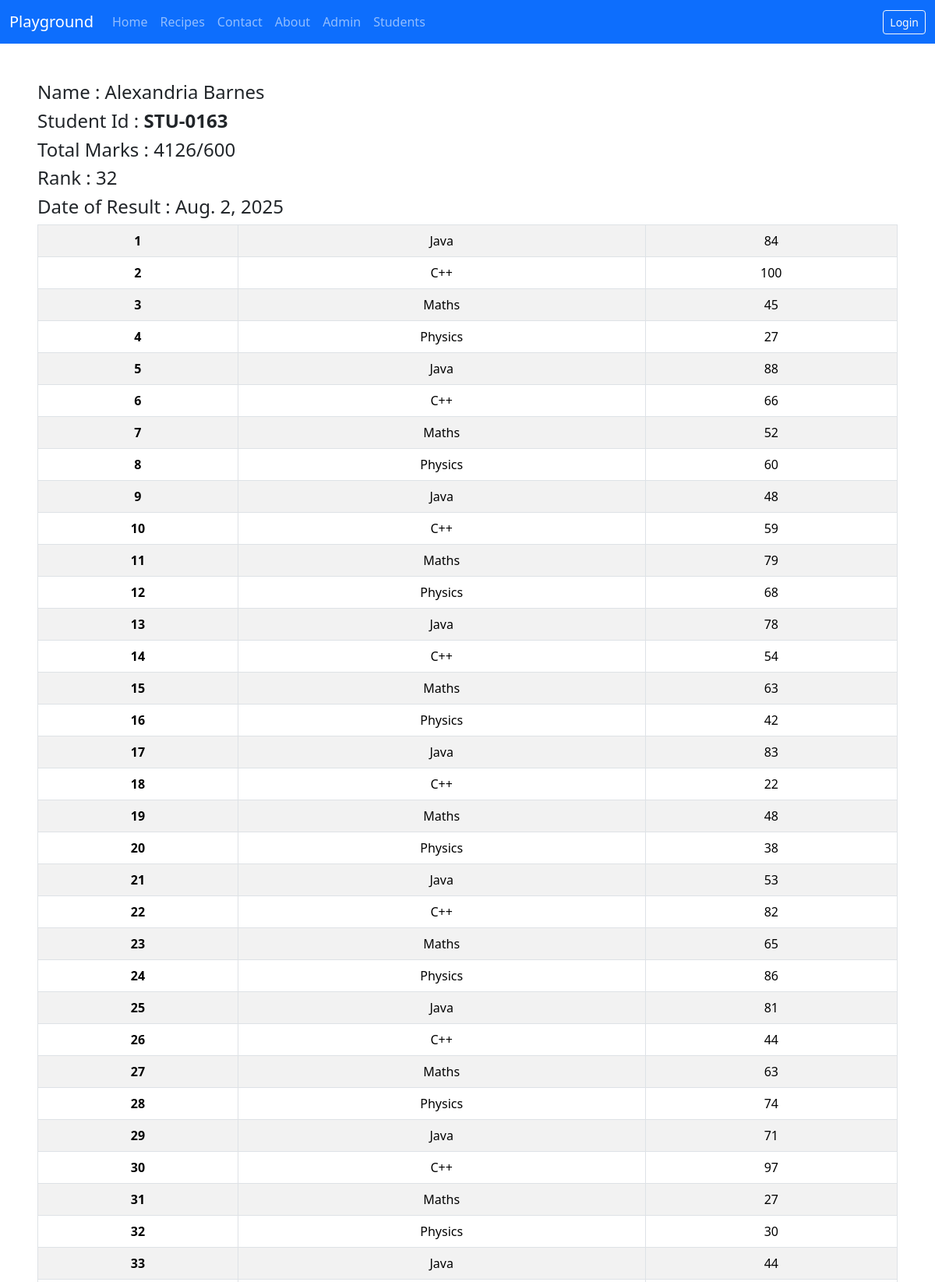
Screenshot of /marks/1 (upper part) with the database file from the repository.
### vege/models.py (models this page shows, shortened)
class SubjectMarks(models.Model):
    student = models.ForeignKey(Student, related_name="studentmarks", on_delete=models.CASCADE)
    subject = models.ForeignKey(Subject, on_delete=models.CASCADE)
    marks = models.IntegerField()
    class Meta:
        unique_together = ['student', 'subject']

class Student(models.Model):
    department = models.ForeignKey(Department, related_name="depart", on_delete=models.CASCADE)
    student_id = models.OneToOneField(StudentID, related_name="studentid", on_delete=models.CASCADE)
    student_name = models.CharField(max_length=100)
    student_email = models.EmailField(unique=True)
    student_age = models.IntegerField(default=18)
    student_address = models.TextField()
    is_deleted = models.BooleanField(default= False)
    objects = StudentManager()
    admin_objects = models.Manager()
    class Meta:
        ordering = ['student_name']
        verbose_name = "student"

class StudentID(models.Model):
    student_id = models.CharField(max_length=100, unique=True)
    def __str__(self) -> str:
        return self.student_id

class ReportCard(models.Model):
    student = models.ForeignKey(Student, related_name="studentreportcard", on_delete=models.CASCADE)
    student_rank = models.IntegerField()
    date_of_rank_generation = models.DateField(auto_now_add=True)
    class Meta:
        unique_together = ['student_rank', 'date_of_rank_generation']

class Subject(models.Model):
    subject_name = models.CharField(max_length=100)

### vege/views.py (the view)
# urls.py: path('marks/<student_id>', see_marks, name = 'see_marks'),
def see_marks(request, student_id):
    queryset = SubjectMarks.objects.filter(student__student_id__student_id__icontains = student_id)
    total_marks = queryset.aggregate(total_marks = Sum('marks'))
    return render(request, "report/marks.html", {'queryset' : queryset, 'total_marks' : total_marks})

### vege/templates/report/marks.html (shortened to what this page needs)
{% extends "base.html" %}
{% block start %}
  <div class="table-responsive mt-5 mx-5">
    <h4>Name : {{queryset.first.student.student_name}}</h4>
    <h4>Student Id : <b> {{queryset.first.student.student_id}} </b></h4>
    <h4>Total Marks : {{ total_marks.total_marks }}/600</h4>
    <h4>Rank : {{queryset.first.student.studentreportcard.first.student_rank}} </h4>
    <h4>Date of Result : {{queryset.first.student.studentreportcard.first.date_of_rank_generation}} </h4>
    <table class="table table-bordered table-striped table-hover text-center">
      <tbody>
        {% for marks in queryset %}
        <tr>
          <th>{{forloop.counter}}</th>
          <td>{{marks.subject.subject_name}}</td>
          <td>{{ marks.marks }}</td>
          </tr>
        {% empty %}
        <tr>
          <td colspan="7">No student marks available.</td>
        </tr>
        {% endfor %}
      </tbody>
    </table>
  </div>
{% endblock %}

### rows the page displays
SubjectMarks: first.student.student_name "Alexandria Barnes", first.student.student_id "STU-0163", first.student.studentreportcard.first.student_rank "32", first.student.studentreportcard.first.date_of_rank_generation "Aug. 2, 2025", subject.subject_name "Java", marks "84"
SubjectMarks: subject.subject_name "C++", marks "100"
SubjectMarks: subject.subject_name "Maths", marks "45"
SubjectMarks: subject.subject_name "Physics", marks "27"
SubjectMarks: subject.subject_name "Java", marks "88"
SubjectMarks: subject.subject_name "C++", marks "66"
SubjectMarks: subject.subject_name "Maths", marks "52"
SubjectMarks: subject.subject_name "Physics", marks "60"
SubjectMarks: subject.subject_name "Java", marks "48"
SubjectMarks: subject.subject_name "C++", marks "59"
SubjectMarks: subject.subject_name "Maths", marks "79"
SubjectMarks: subject.subject_name "Physics", marks "68"
SubjectMarks: subject.subject_name "Java", marks "78"
SubjectMarks: subject.subject_name "C++", marks "54"
SubjectMarks: subject.subject_name "Maths", marks "63"
SubjectMarks: subject.subject_name "Physics", marks "42"
SubjectMarks: subject.subject_name "Java", marks "83"
SubjectMarks: subject.subject_name "C++", marks "22"
SubjectMarks: subject.subject_name "Maths", marks "48"
SubjectMarks: subject.subject_name "Physics", marks "38"
SubjectMarks: subject.subject_name "Java", marks "53"
SubjectMarks: subject.subject_name "C++", marks "82"
SubjectMarks: subject.subject_name "Maths", marks "65"
SubjectMarks: subject.subject_name "Physics", marks "86"
SubjectMarks: subject.subject_name "Java", marks "81"
SubjectMarks: subject.subject_name "C++", marks "44"
SubjectMarks: subject.subject_name "Maths", marks "63"
SubjectMarks: subject.subject_name "Physics", marks "74"
SubjectMarks: subject.subject_name "Java", marks "71"
SubjectMarks: subject.subject_name "C++", marks "97"
SubjectMarks: subject.subject_name "Maths", marks "27"
SubjectMarks: subject.subject_name "Physics", marks "30"
SubjectMarks: subject.subject_name "Java", marks "44"

### other values shown
{{ total_marks.total_marks }} "4126"
